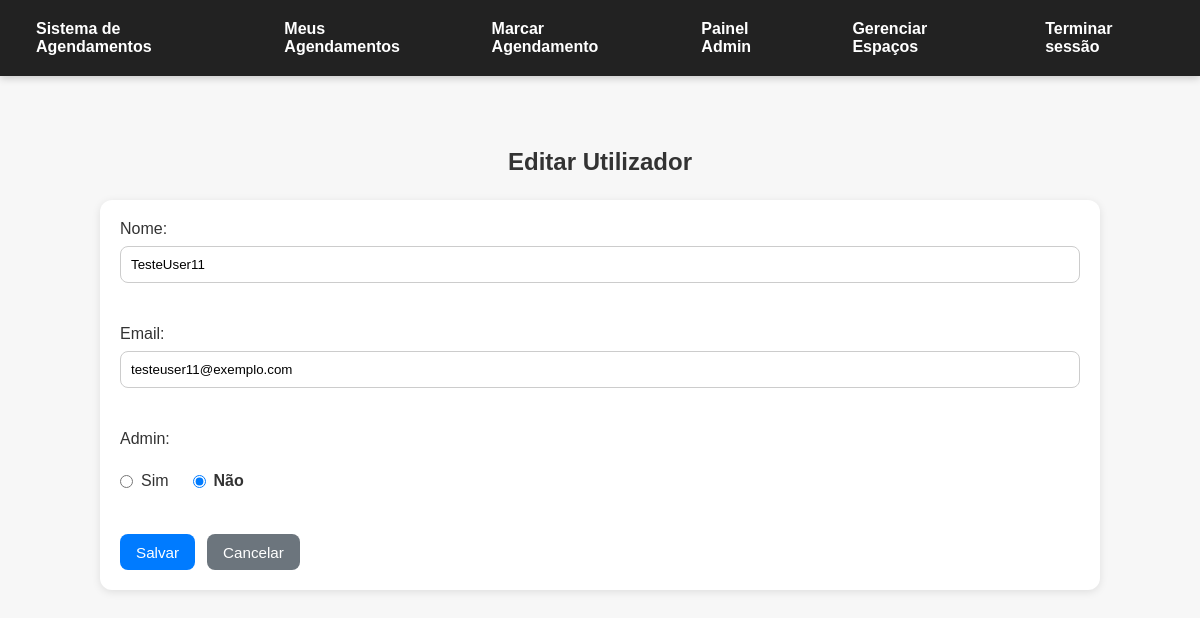
Page /EditarUtilizador?id=2 (signed in) on the committed database.
### tables this page shows
CREATE TABLE `tbl_utilizadores` (
  `Id` int(11) NOT NULL,
  `Nome` varchar(30) NOT NULL,
  `Email` varchar(320) NOT NULL,
  `Senha` varchar(72) NOT NULL,
  `Admin` tinyint(1) NOT NULL DEFAULT 0
);

### PHP.php (called while the page is built, shortened)
<?php
$BaseDeDados = new BaseDeDados();
class Sessao {
  public static function ObterUtilizador() {
    if($_SESSION['utilizador'])
      return $_SESSION['utilizador'];
    else
      return null;
  }
}
class BaseDeDados {
    private $conexao;
    public function Conectar(bool $tests = false) {
      if($tests == false)
        $DB = DB_NAME;
      else
        $DB = DB_TESTS_NAME;
      $user = DB_USER;
      $passwd = DB_PASS;
      $host = DB_HOST;
      $this->conexao = new mysqli($host, $user, $passwd, $DB);
    }
    public function VerificarAdmin($utilizadorId): bool {
      $admin = 0;
      $stmt = $this->conexao->prepare("SELECT Admin FROM tbl_utilizadores WHERE Id = ?");
      $stmt->bind_param("i", $utilizadorId);
      $stmt->execute();
      $stmt->store_result();
      $stmt->bind_result($admin);
      if ($stmt->num_rows > 0 && $stmt->fetch()) {
          return intval($admin) === 1;
      }
      return false;
    }
    public function getConexao() {
      return $this->conexao;
    }
  }
?>

### EditarUtilizador.php (the view, shortened to what this page needs)
<?php
require_once 'PHP.php';
?>
<!DOCTYPE html>
<html lang="pt-BR">
<head>
    <link rel="stylesheet" href="assets/style.css">
</head>
<body>
<?php include 'header.php';
$utilizador = Sessao::ObterUtilizador();
global $BaseDeDados;
$id = intval($_GET['id']);
$isAdmin = $BaseDeDados->VerificarAdmin($utilizador->Id);
$stmt = $BaseDeDados->getConexao()->prepare('SELECT * FROM tbl_utilizadores WHERE Id = ?');
$stmt->bind_param('i', $id);
$stmt->execute();
$result = $stmt->get_result();
$user = $result->fetch_assoc();
$adminAtual = 0;
if (isset($user['Admin']) === true)
    $adminAtual = (int)$user['Admin'];
?>
<!DOCTYPE html>
<html lang="pt-br">
<head>
    <link rel="stylesheet" href="assets/style.css">
</head>
<body>
    <div class="container">
    <h2>Editar Utilizador</h2>
    <form method="post" onsubmit="return confirmarAdminChange(this);">
        <label>Nome:<br><input type="text" name="nome" value="<?php echo htmlspecialchars($user['Nome']); ?>" required></label><br>
        <label>Email:<br><input type="email" name="email" value="<?php echo htmlspecialchars($user['Email']); ?>" required></label><br>
        <?php if ($isAdmin === true)
        {
        ?>
        <label>Admin:</label>
        <div class="radio-group">
            <label class="radio-label">
                <input type="radio" name="admin" value="1" <?php if ($adminAtual === 1) echo 'checked'; ?>>
                <span>Sim</span>
            </label>
            <label class="radio-label">
                <input type="radio" name="admin" value="0" <?php if ($adminAtual === 0) echo 'checked'; ?>>
                <span>Não</span>
            </label>
        </div>
        <?php
        }
        ?>
        <div class="form-actions">
            <button type="submit" class="btn-salvar">Salvar</button>
            <a href="agendamentos" class="btn-cancelar-link">Cancelar</a>
        </div>
    </form>
    </div>
</body>
</html>

### assets/style.css (style rules this page uses)
:root { --color-primary: #007bff; --color-primary-dark: #0056b3; --color-danger: #dc3545; --color-danger-dark: #c82333; --color-success: #28a745; --color-success-bg: #d4edda; --color-success-border: #c3e6cb; --color-warning: #ffc107; --color-warning-bg: #fff3cd; --color-warning-border: #ffeaa7; --color-error: #721c24; --color-error-bg: #f8d7da; --color-error-border: #f5c6cb; --color-gray: #6c757d; --color-gray-dark: #5a6268; --color-dark: #222; --color-light: #f7f7f7; --spacing-xs: 4px; --spacing-sm: 8px; --spacing-md: 16px; --spacing-lg: 24px; --spacing-xl: 32px; --border-radius: 8px; --border-radius-lg: 12px; --touch-target: 44px; }
* { box-sizing: border-box; }
body { font-family: Arial, sans-serif; background: #f7f7f7; margin: 0; padding: 0; }
h2 { color: #333; text-align: center; margin: var(--spacing-lg) 0; }
form { background: #fff; border-radius: var(--border-radius-lg); box-shadow: 0 2px 8px rgba(0, 0, 0, 0.1); padding: 20px; max-width: 1000px; margin: var(--spacing-lg) auto; }
label { display: block; margin-bottom: var(--spacing-md); color: #333; font-weight: 500; }
input, select, textarea { margin: var(--spacing-sm) 0; padding: 10px; width: 100%; border-radius: var(--border-radius); border: 1px solid #ccc; box-sizing: border-box; }
button { border-radius: var(--border-radius); border: none; background: #007bff; color: #fff; cursor: pointer; padding: 8px 16px; min-height: 36px; font-size: 0.95rem; width: auto; display: inline-block; transition: background 0.3s; }
a { color: #007bff; text-decoration: none; }
.radio-group { display: flex; gap: var(--spacing-lg); margin: var(--spacing-md) 0; }
.radio-label { display: inline-flex; align-items: center; gap: var(--spacing-sm); cursor: pointer; padding: var(--spacing-sm) 0; border: none; border-radius: var(--border-radius); transition: all 0.3s; }
.radio-label input[type="radio"] { width: auto; margin: 0; cursor: pointer; appearance: auto; accent-color: #007bff; }
.radio-label input[type="radio"]:checked+span { font-weight: 600; color: #333; }
.radio-label:has(input[type="radio"]:checked) { border-color: transparent; background: transparent; }
.container { max-width: 1400px; margin: var(--spacing-lg) auto; padding: var(--spacing-lg); }
.form-actions { display: flex; gap: 12px; margin-top: 20px; justify-content: flex-start; }
.btn-salvar { background: #007bff; color: #fff; border: none; border-radius: var(--border-radius); cursor: pointer; font-size: 0.95rem; min-height: 36px; }
.btn-cancelar-link { background: #6c757d; color: #fff; border: none; padding: 8px 16px; border-radius: var(--border-radius); display: inline-flex; align-items: center; justify-content: center; min-height: 36px; text-decoration: none; font-size: 0.95rem; }

### rows in the picture
tbl_utilizadores: nome "TesteUser11", email "testeuser11@exemplo.com", Admin "☐ Sim", Admin "☑ Não"
